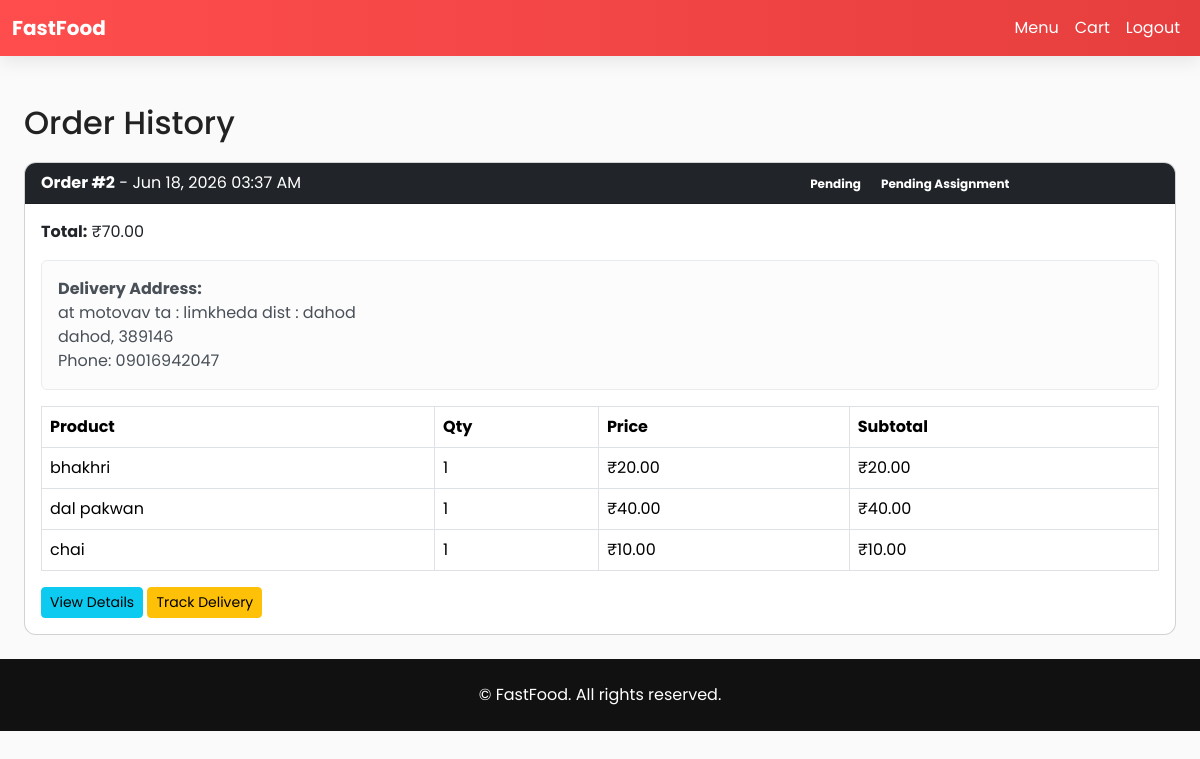
The page /order-history/ (signed in) on the database its author committed.
### food_app/models.py (models this page shows, shortened)
class Order(models.Model):
    user = models.ForeignKey(User, on_delete=models.CASCADE)
    cart = models.ForeignKey(Cart, on_delete=models.SET_NULL, null=True, blank=True)
    total = models.DecimalField(max_digits=10, decimal_places=2)
    created_at = models.DateTimeField(default=timezone.now)
    status = models.CharField(max_length=20, default="Pending")
    delivery_address = models.ForeignKey(DeliveryAddress, on_delete=models.SET_NULL, null=True, blank=True)

class Delivery(models.Model):
    STATUS_CHOICES = [
        ('pending', 'Pending Assignment'),
        ('assigned', 'Assigned'),
        ('picked_up', 'Picked Up'),
        ('in_transit', 'In Transit'),
        ('delivered', 'Delivered'),
        ('cancelled', 'Cancelled'),
    ]
    order = models.OneToOneField(Order, on_delete=models.CASCADE, related_name="delivery")
    delivery_person = models.ForeignKey(DeliveryPerson, on_delete=models.SET_NULL, null=True, blank=True, related_name="deliveries")
    status = models.CharField(max_length=20, choices=STATUS_CHOICES, default='pending')
    estimated_delivery_time = models.DateTimeField(blank=True, null=True)
    actual_delivery_time = models.DateTimeField(blank=True, null=True)
    created_at = models.DateTimeField(default=timezone.now)
    updated_at = models.DateTimeField(auto_now=True)
    class Meta:
        verbose_name_plural = "Deliveries"

class DeliveryAddress(models.Model):
    user = models.ForeignKey(User, on_delete=models.CASCADE, related_name="delivery_addresses")
    street_address = models.CharField(max_length=255)
    city = models.CharField(max_length=100)
    postal_code = models.CharField(max_length=20)
    phone = models.CharField(max_length=20)
    latitude = models.FloatField(blank=True, null=True)
    longitude = models.FloatField(blank=True, null=True)
    is_default = models.BooleanField(default=False)
    created_at = models.DateTimeField(default=timezone.now)
    class Meta:
        verbose_name_plural = "Delivery Addresses"

class OrderItem(models.Model):
    order = models.ForeignKey(Order, on_delete=models.CASCADE, related_name="items")
    product = models.ForeignKey(Product, on_delete=models.SET_NULL, null=True)
    quantity = models.PositiveIntegerField()
    price = models.DecimalField(max_digits=10, decimal_places=2)
    @property
    def subtotal(self):
        return self.quantity * self.price

class Product(models.Model):
    category = models.ForeignKey(Category, on_delete=models.CASCADE, related_name="products")
    name = models.CharField(max_length=255)
    description = models.TextField(blank=True)
    price = models.DecimalField(max_digits=10, decimal_places=2)
    image = models.ImageField(upload_to='products/', blank=True, null=True)
    available = models.BooleanField(default=True)

### food_app/views.py (the view)
# urls.py: path("order-history/", views.order_history, name="order_history"),
@login_required(login_url="login")
def order_history(request):
    orders = request.user.order_set.all().order_by('-created_at')
    return render(request, "food_app/order_history.html", {
        "orders": orders
    })

### food_app/templates/food_app/order_history.html (shortened to what this page needs)
{% extends 'food_app/base.html' %}
{% block content %}
<div class="container mt-5">
    <h2>Order History</h2>
    {% if orders %}
        {% for order in orders %}
        <div class="card mb-4">
            <div class="card-header bg-dark text-white">
                <div class="row">
                    <div class="col-md-8">
                        <strong>Order #{{ order.id }}</strong> - {{ order.created_at|date:"M d, Y h:i A" }}
                    </div>
                    <div class="col-md-4 text-right">
                        <span class="badge badge-info">{{ order.status }}</span>
                        {% if order.delivery %}
                            <span class="badge badge-{% if order.delivery.status == 'delivered' %}success{% elif order.delivery.status == 'cancelled' %}danger{% else %}warning{% endif %}">
                                {{ order.delivery.get_status_display }}
                            </span>
                        {% endif %}
                    </div>
                </div>
            </div>
            <div class="card-body">
                <p><strong>Total:</strong> ₹{{ order.total }}</p>
                {% if order.delivery_address %}
                <div class="alert alert-light">
                    <strong>Delivery Address:</strong><br>
                    {{ order.delivery_address.street_address }}<br>
                    {{ order.delivery_address.city }}, {{ order.delivery_address.postal_code }}<br>
                    Phone: {{ order.delivery_address.phone }}
                </div>
                {% endif %}
                <table class="table table-bordered">
                    <thead>
                        <tr>
                            <th>Product</th>
                            <th>Qty</th>
                            <th>Price</th>
                            <th>Subtotal</th>
                        </tr>
                    </thead>
                    <tbody>
                        {% for item in order.items.all %}
                        <tr>
                            <td>{{ item.product.name }}</td>
                            <td>{{ item.quantity }}</td>
                            <td>₹{{ item.price }}</td>
                            <td>₹{{ item.subtotal }}</td>
                        </tr>
                        {% endfor %}
                    </tbody>
                </table>
                <div class="mt-3">
                    <a href="{% url 'order_detail' order.id %}" class="btn btn-sm btn-info">View Details</a>
                    {% if order.delivery and order.delivery.status != 'delivered' %}
                        <a href="{% url 'track_order' order.id %}" class="btn btn-sm btn-warning">Track Delivery</a>
                    {% endif %}
                </div>
            </div>
        </div>
        {% endfor %}
    {% else %}
        <div class="alert alert-info mt-4">
            <p>No orders found. <a href="{% url 'product_list' %}">Start shopping now!</a></p>
        </div>
    {% endif %}
</div>
{% endblock %}

### food_app/templates/food_app/base.html (shortened to what this page needs)
{% load static %}
<!doctype html>
<html lang="en">
<head>
  <link href="https://cdn.jsdelivr.net/npm/bootstrap@5.3.2/dist/css/bootstrap.min.css" rel="stylesheet">
</head>
<body>
<nav class="navbar navbar-expand-lg">
  <div class="container">
    <a class="navbar-brand" href="{% url 'home' %}">FastFood</a>
    <div class="collapse navbar-collapse" id="mainNav">
      <ul class="navbar-nav ms-auto">
        <li class="nav-item"><a href="{% url 'product_list' %}" class="nav-link">Menu</a></li>
        <li class="nav-item"><a href="{% url 'cart' %}" class="nav-link">Cart</a></li>
        {% if user.is_authenticated %}
        <li class="nav-item"><a href="{% url 'logout' %}" class="nav-link">Logout</a></li>
        {% else %}
        <li class="nav-item"><a href="{% url 'login' %}" class="nav-link">Login</a></li>
        <li class="nav-item"><a href="{% url 'register' %}" class="nav-link">Register</a></li>
        {% endif %}
      </ul>
    </div>
  </div>
</nav>
<main class="container my-4 page-fade">
  {% block content %}{% endblock %}
</main>
<footer class="text-center py-4" style="background:#111;color:white;">
  © {{ now.year }} FastFood. All rights reserved.
</footer>
</body>
</html>

### food_app/templates/food_app/base.html (style rules this page uses)
:root { --brand:#ff4d4d; --brand-dark:#e63e3e; }
body { font-family: "Poppins"; background:#fafafa; color:#222; }
.navbar { background:linear-gradient(90deg,var(--brand),var(--brand-dark)); box-shadow:0 6px 18px rgba(0,0,0,0.08); }
.navbar-brand { color:white!important; font-weight:700; }
.nav-link { color:white!important; }
.card { border-radius:12px; overflow:hidden; transition:.2s; }
.page-fade { animation:fadeIn .35s ease; }

### food_app/templates/food_app/order_history.html (style rules this page uses)
.container { max-width: 1200px; }
.card { margin-top: 20px; }

### rows shown on the page
Order: id "2", created_at "Jun 18, 2026 03:37 AM", status "Pending", delivery.status "Pending Assignment", total "70.00", delivery_address.street_address "at motovav ta : limkheda dist : dahod", delivery_address.city "dahod", delivery_address.postal_code "389146", delivery_address.phone "09016942047", shows "Track Delivery"
OrderItem: product.name "bhakhri", quantity "1", price "20.00", subtotal "20.00"
OrderItem: product.name "dal pakwan", quantity "1", price "40.00", subtotal "40.00"
OrderItem: product.name "chai", quantity "1", price "10.00", subtotal "10.00"
